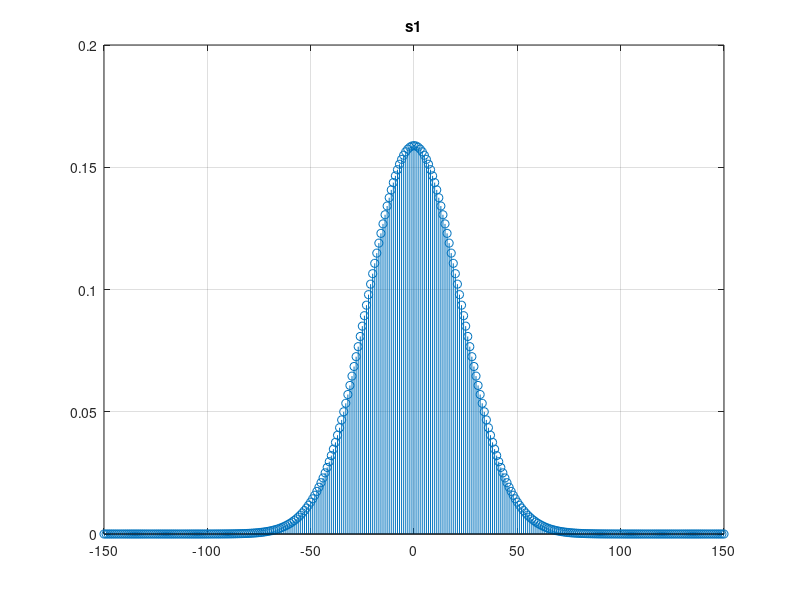
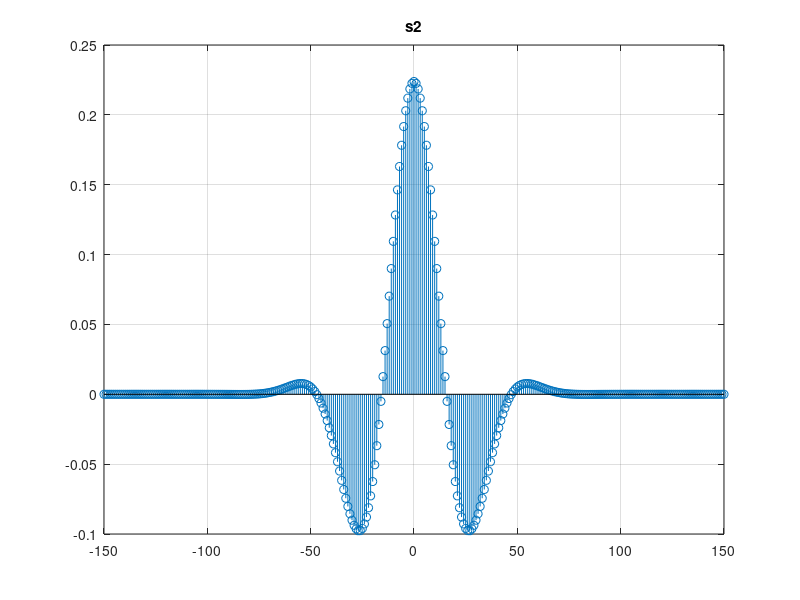
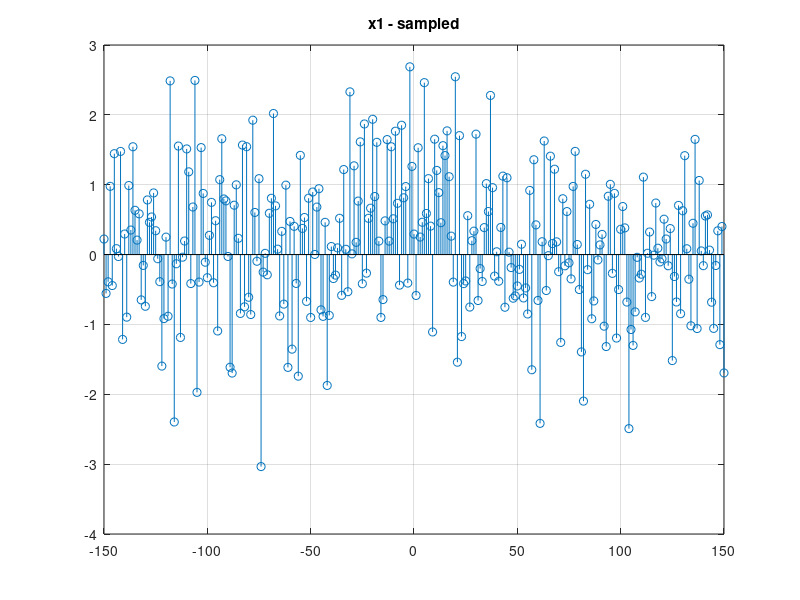
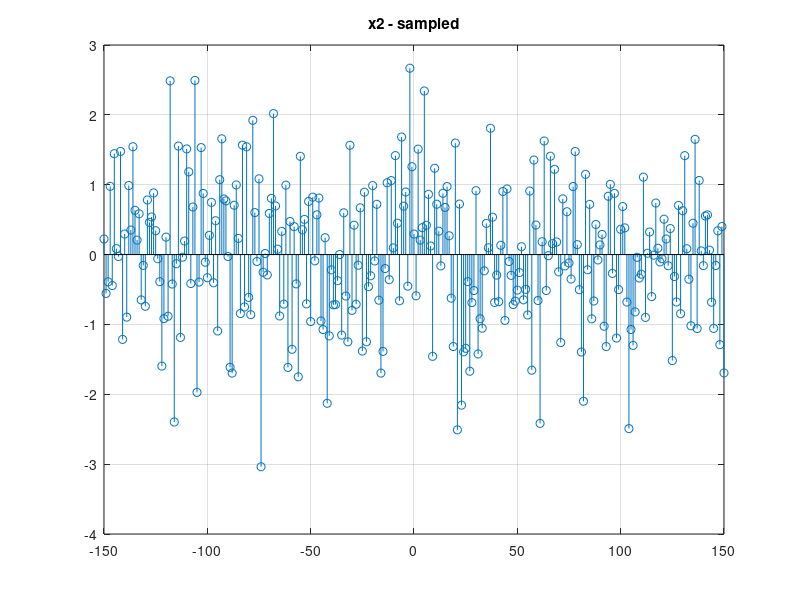

The MATLAB script that drew these images, in order:
%% Get started code

close all
Ts=0.1; 
T_delay=[1]; % need to assume a delay?
Trange=[-15:Ts:15];
s1=exp(-0.1*(Trange).^2);
s2=exp(-0.1*(Trange).^2).*cos(Trange);
tau=0.1;          %sample frequency
sigma=1;         %variance
w=sigma.*randn(1,301);  %random vector with values drawn from a standard normal distribution
mean_w=mean(w);  %mean value of w
std_w=std(w);    %Standard deviation of w
var_w=var(w);    %Variance of w
x1=s1+w;
x2=s2+w;
alpha1=sqrt(1/(sum((s1).^2)));  %alpha1=0.1588
alpha2=sqrt(1/sum((s2.^2)));     %alpha2=0.2239
s1_alpha=alpha1*s1;
s2_alpha=alpha2*s2;

%E1=sum(abs(s1.^2));
%E2=sum(abs(s2.^2));
%s1=s1/sqrt(E1);
%s2=s2/sqrt(E2);
%%
close all
stem(Trange/Ts,s1_alpha)
title('s1')
grid on
%%%%%%%%%%%%%%%%%%%%%%%5
figure
stem(Trange/Ts,s2_alpha)
grid on
title('s2')
%%%%%%%%%%%%%%%%%%%%%%%%
figure
stem(Trange/Ts,x1)
grid on
title('x1 - sampled')
figure
stem(Trange/Ts,x2)
grid on
title ('x2 - sampled')
true_t=0; % Tml true
t2=0; % Tml guess
T=[-5:Ts/3:5];
s1_alphadelay=s1_alpha.*exp(-0.1.*(Trange-T).^2);
Mls1=sum(x1.*s1);
s1_t1=max(sum(x1.*(s1_alpha.*(exp(-0.1.*(Trange-T).^2))))); %
%s2_t2=max(sum(x2.*(s2_alpha.*exp(-0.1.*(Trange-t1).^2).*cos(Trange-t1))));